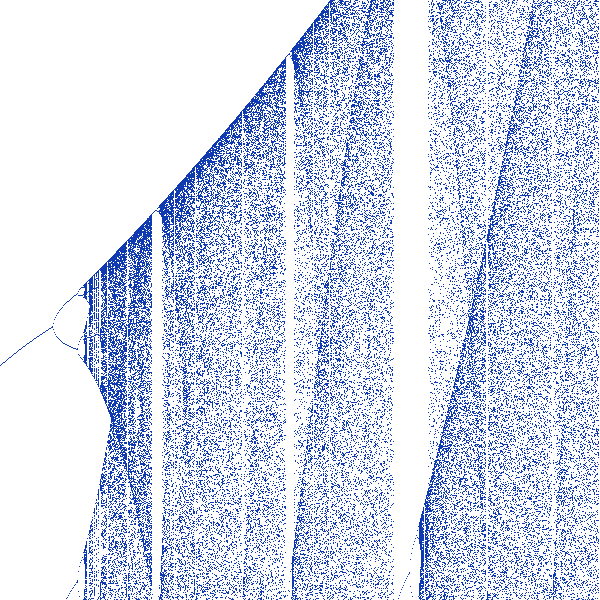

Recreate this plot in Python.
import Image

def feigenbaum(filename, size, itern, Xa, Xb, Ya, Yb):
   img = Image.new("RGB", (size, size), (255, 255, 255))
  
   zoomY = (Yb-Ya)
  
   for i in xrange(size):    
     r = Xa + i*(Xb-Xa)/float(size-1) 
     xt = i/float(itern)    
     xt = 0.5
     for j in xrange(itern):
      
       xt = r*xt*(1-xt)
     
       if j > itern/2:        
         if xt >= Ya and xt <= Yb:
	   x = int(1.0*i*size/itern)
	   y = int((xt-Ya)*size/zoomY)
           img.putpixel((i,y), (15, 58, 178))
      
  
   img.show()
   img.save(filename)


if __name__ == "__main__":
   feigenbaum("feigenbaum.png", 600, 1500, 3.5, 4., 0.2, 0.5)
   feigenbaum("feigenbaum2.png", 600, 1500, 2.5, 4., 0.0, 1.0)

